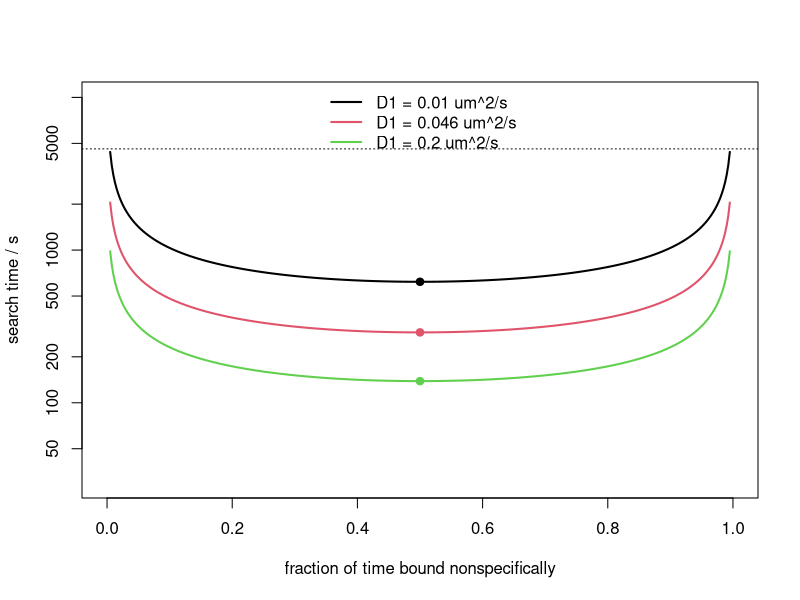

Write the R code that produced this figure. (Note: this script raises an error after producing the figure.)
# Facilitated diffusion: search time against the fraction of time bound to DNA (base R).
M <- 4.6e6; b <- 0.34; tau3 <- 1e-3            # bp, nm per bp, s
tsearch <- function(tau1, D1) {                  # D1 in nm^2/s
  n <- pmax(sqrt(8 * D1 * tau1 / pi) / b, 1)     # new base pairs scanned per round
  M / n * (tau1 + tau3)
}
f <- seq(0.005, 0.995, length.out = 400)
tau1 <- f / (1 - f) * tau3
D1s <- c(0.01, 0.046, 0.2) * 1e6
plot(NA, xlim = c(0, 1), ylim = c(30, 1e4), log = "y", xlab = "fraction of time bound nonspecifically",
     ylab = "search time / s")
for (i in seq_along(D1s)) {
  lines(f, tsearch(tau1, D1s[i]), col = i, lwd = 2)
  points(0.5, tsearch(tau3, D1s[i]), col = i, pch = 19)
}
abline(h = M * tau3, lty = 3)
legend("top", legend = sprintf("D1 = %g um^2/s", D1s / 1e6), col = 1:3, lwd = 2, bty = "n")
# the optimum: minimize (tau1 + tau3) / sqrt(tau1)
opt <- optimize(function(t) tsearch(t, 0.046e6), c(1e-5, 1e-1), log = FALSE)
cat(sprintf("optimal tau1 = %.2e s (tau3 = %.0e s), search time = %.0f s\n", opt$minimum, tau3, opt$objective))
